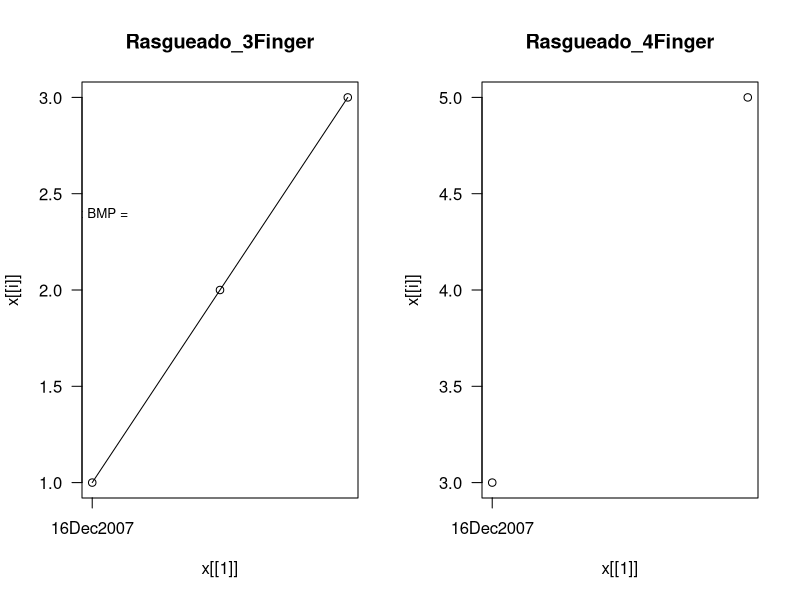

Recreate this plot in R.
## ---- chunk 1
Technique <- c("Picado","Tremolo","Alzapua","Arpeggio","Pulgar","Rasgueado - 3 finger","Rasgueado - 4 finger")
BMP <-       c(80      ,       80,       80,        80,      80,                    80,                    80)
Beats <-     c(4       ,        4,        4,         4,       4,                     4,                     4)
Minutes <-   c(1       ,        1,        1,         1,       1,                     1,                     1)
Date <- c("14Dec2017"  ,      "x",      "x",      "x",      "x",                   "x",                   "x")
tab<-data.frame(Technique,BMP,Beats,Minutes,Date)
library(knitr)
kable(tab,align='lccc')
## ---- chunk 2
x<-data.frame(
  Date=c("16Dec2007","17Dec2007","18Dec2007"),
  Rasgueado_3Finger=c(1,2,3),
  Rasgueado_4Finger=c(3,NA,5))
x$Date<-as.Date(x$Date,format="%d%b%Y")
par(mfrow=c(1,2), las=1)
for(i in 2:ncol(x)) {
  plot(x[[1]], x[[i]], main=names(x)[[i]],xaxt="n",type="o")
  axis.Date(1, at=seq(min(x$Date), max(x$Date), by="1 week"), format="%d%b%Y")
  text(min(x$Date), 0.8*max(x[[i]]), paste("Best BMP =",sep=""),cex = .8)
}
## ---- chunk 3
Lesson <- c("T1 - Sencillos 1 (Tangos)","T2 - Estudio por Solea")
Technique <- c("1 Finger Rasgueado","3 Finger Rasgueado")
BMP <- c(120,0)
Minutes <- c(1,0)
Date <- c("14Dec2017","x")
tab<-data.frame(Lesson,Technique,BMP,Minutes,Date)
library(knitr)
kable(tab,align='llccc')
